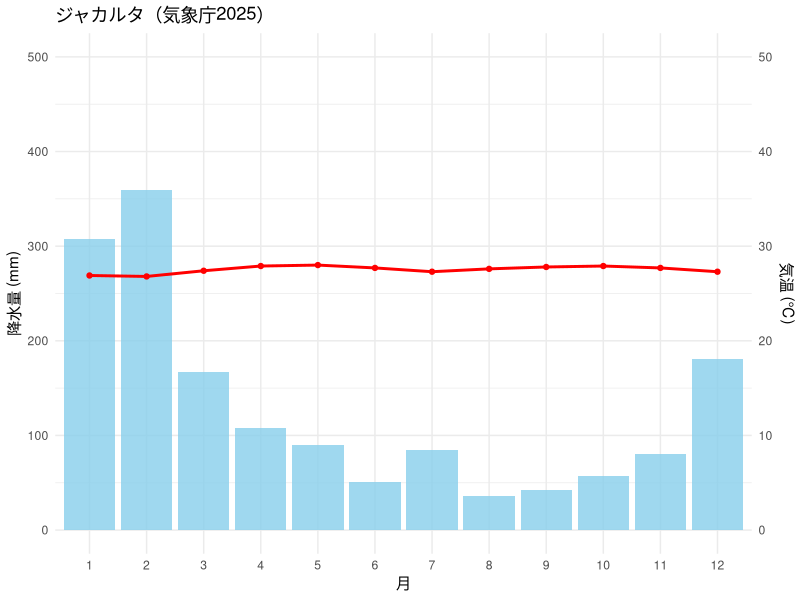
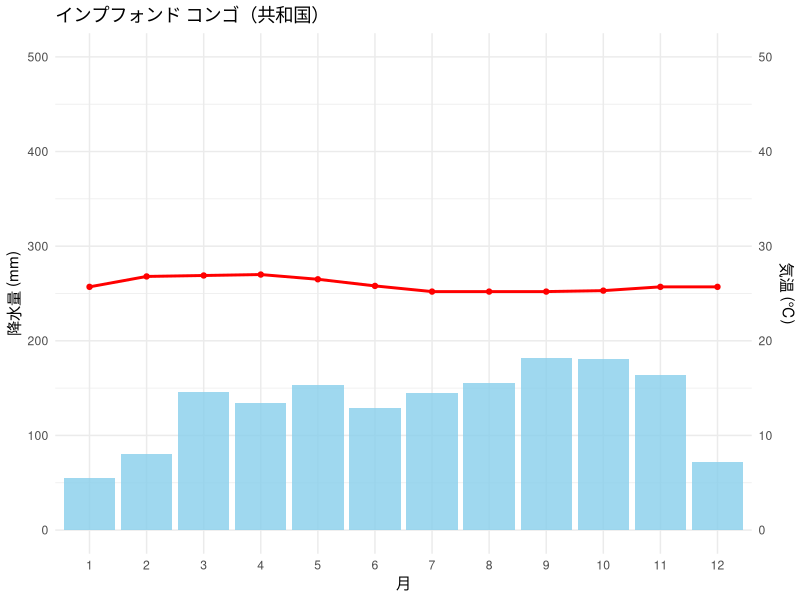
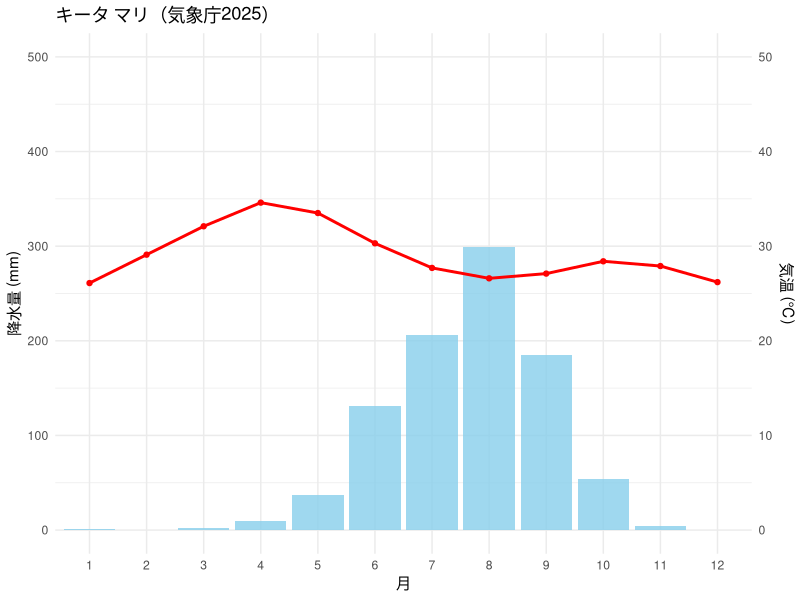

Here is the R script that generated these plots, in order:
## ---- chunk 1
#| echo: false
#| message: false
#| results: hide
#| warning: false
library(tidyverse)

dfa <- data.frame(
  month = 1:12,
  temp = c(26.9, 26.8, 27.4, 27.9, 28.0, 27.7, 27.3, 27.6, 27.8, 27.9, 27.7, 27.3),
  precip = c(307.1, 359.5, 166.5, 107.4, 90.1, 50.6, 84.9, 36.2, 42.6, 56.7, 80.4, 180.4)
)

# 調整用パラメータ（画像の状態に合わせて微調整）
coeff <- 10    # 気温の傾き具合
offset <- 0    # 今回は底上げせず、倍率だけで調整する例です

ggplot(dfa, aes(x = factor(month))) +
  geom_bar(aes(y = precip), stat = "identity", fill = "skyblue", alpha = 0.8) +
  # 気温を10倍して表示（30度なら300の高さにくる）
  geom_line(aes(y = temp * coeff + offset, group = 1), color = "red", size = 1) +
  geom_point(aes(y = temp * coeff + offset), color = "red") +
  
  scale_y_continuous(
    name = "降水量 (mm)",
    limits = c(0, 500), # グラフ全体の高さを固定
    sec.axis = sec_axis(
      trans = ~ . / coeff, 
      name = "気温 (℃)",
      breaks = seq(0, 50, by = 10) 
    )
  ) +
  labs(title = "ジャカルタ（気象庁2025）", x = "月") +
  theme_minimal()
## ---- chunk 2
#| echo: false
#| message: false
#| results: hide
#| warning: false
df_s <- data.frame(
  month = 1:12,
  temp = c(25.7, 26.8, 26.9, 27.0, 26.5, 25.8, 25.2, 25.2, 25.2, 25.3, 25.7, 25.7),
  precip = c(55.1, 80.5, 145.7, 134.7, 152.8, 128.6, 145.1, 154.9, 182.0, 180.9, 164.1, 71.9)
)

# 調整用パラメータ（画像の状態に合わせて微調整）
coeff <- 10    # 気温の傾き具合
offset <- 0    # 今回は底上げせず、倍率だけで調整する例です

ggplot(df_s, aes(x = factor(month))) +
  geom_bar(aes(y = precip), stat = "identity", fill = "skyblue", alpha = 0.8) +
  # 気温を10倍して表示（30度なら300の高さにくる）
  geom_line(aes(y = temp * coeff + offset, group = 1), color = "red", size = 1) +
  geom_point(aes(y = temp * coeff + offset), color = "red") +
  
  scale_y_continuous(
    name = "降水量 (mm)",
    limits = c(0, 500), # グラフ全体の高さを固定
    sec.axis = sec_axis(
      trans = ~ . / coeff, 
      name = "気温 (℃)",
      breaks = seq(0, 50, by = 10) 
    )
  ) +
  labs(title = "インプフォンド コンゴ（共和国）", x = "月") +
  theme_minimal()
## ---- chunk 3
#| echo: false
#| message: false
#| results: hide
#| warning: false
df_k <- data.frame(
  month = 1:12,
  temp = c(26.1, 29.1, 32.1, 34.6, 33.5, 30.3, 27.7, 26.6, 27.1, 28.4, 27.9, 26.2),
  precip = c(1.0, 0.0, 2.2, 9.5, 36.7, 131.4, 206.5, 299.6, 185.5, 54.2, 4.3, 0.5)
)

# 調整用パラメータ（画像の状態に合わせて微調整）
coeff <- 10    # 気温の傾き具合
offset <- 0    # 今回は底上げせず、倍率だけで調整する例です

ggplot(df_k, aes(x = factor(month))) +
  geom_bar(aes(y = precip), stat = "identity", fill = "skyblue", alpha = 0.8) +
  # 気温を10倍して表示（30度なら300の高さにくる）
  geom_line(aes(y = temp * coeff + offset, group = 1), color = "red", size = 1) +
  geom_point(aes(y = temp * coeff + offset), color = "red") +
  
  scale_y_continuous(
    name = "降水量 (mm)",
    limits = c(0, 500), # グラフ全体の高さを固定
    sec.axis = sec_axis(
      trans = ~ . / coeff, 
      name = "気温 (℃)",
      breaks = seq(0, 50, by = 10) 
    )
  ) +
  labs(title = "キータ マリ（気象庁2025）", x = "月") +
  theme_minimal()
